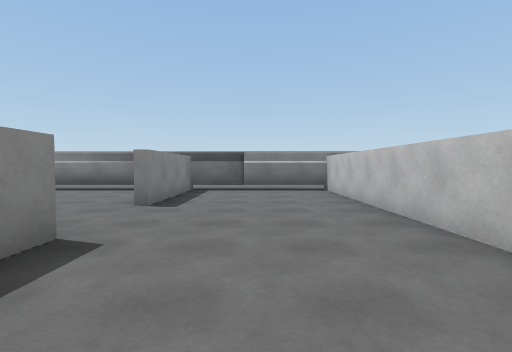
View 1 (above)

24 first-person views from a walk through a 3-D level made in the Unity game engine. The camera is 1.4 m above the floor, tilts 2° down and sees 85° across. The floor is counted in squares, 2 m on a side. Each view is taken from the middle of a square. On the plan, view 1 faces up. The plan holds only what a view shows up to about 9 squares ahead; the rest is blank. The place goes on beyond the plan. The player is left out. Some animated figures are not drawn.

View 2
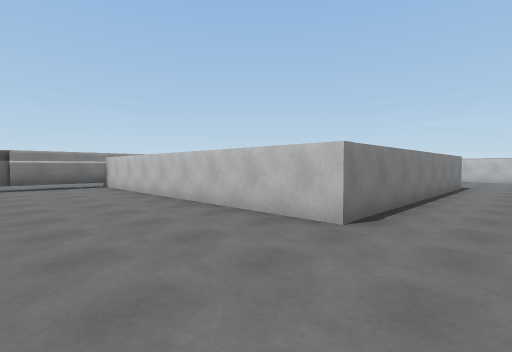

View 3
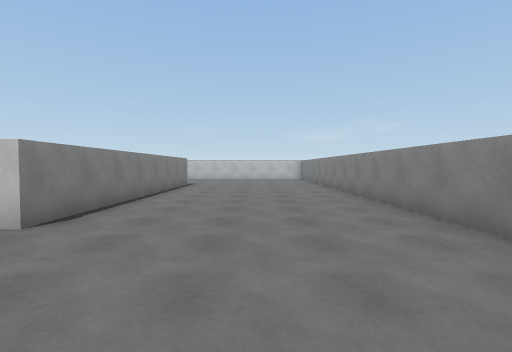

View 4
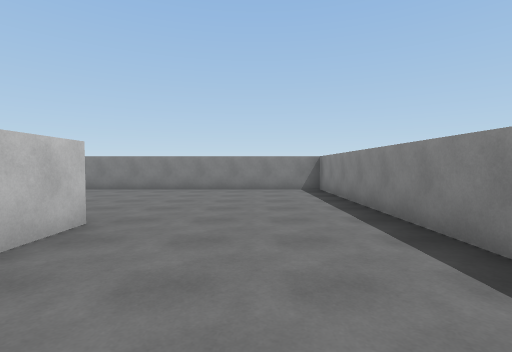

View 5
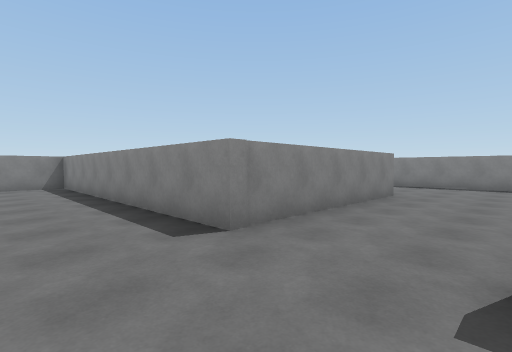

View 6
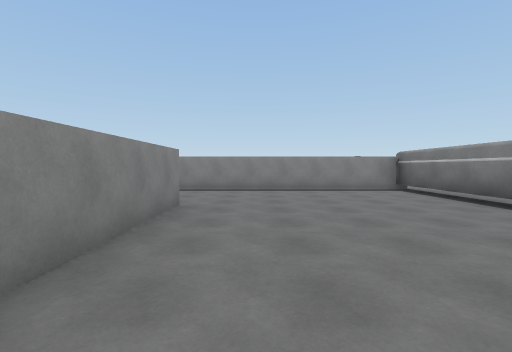

View 7
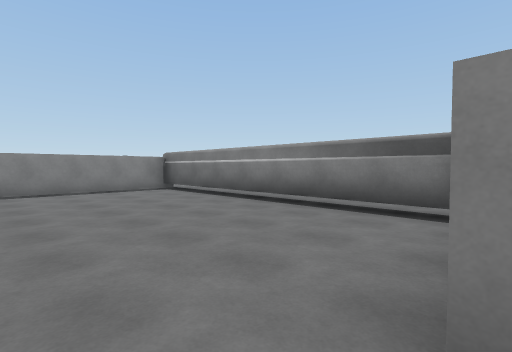

View 8
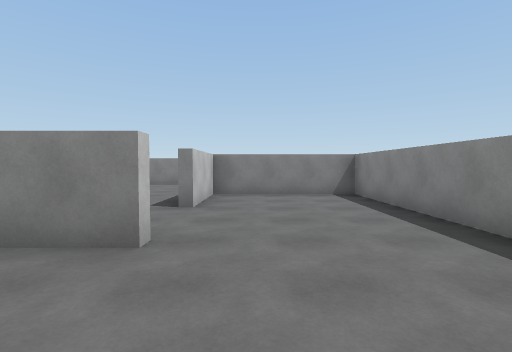

View 9
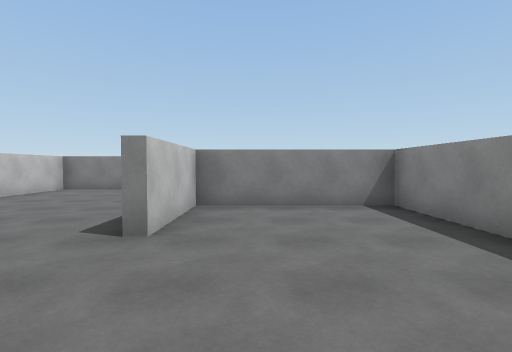

View 10
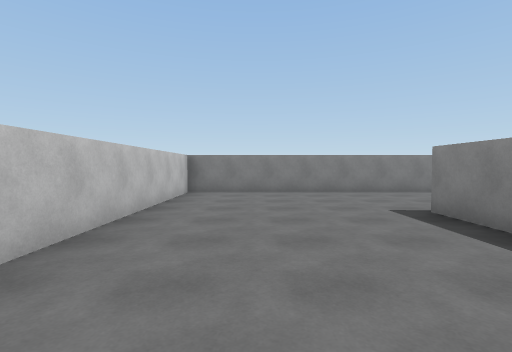

View 11
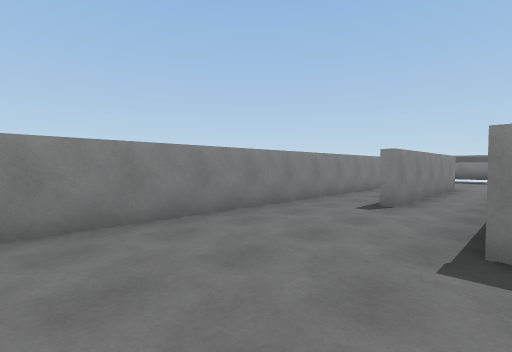

View 12
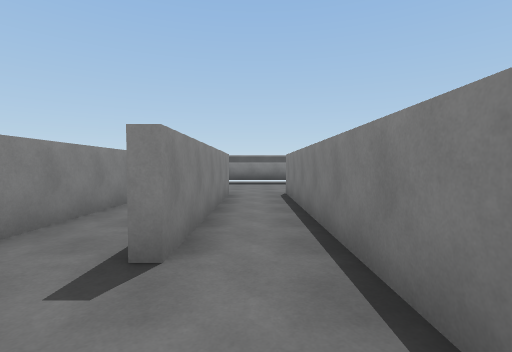

View 13
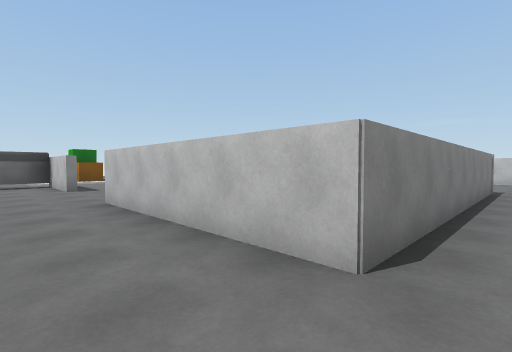

View 14
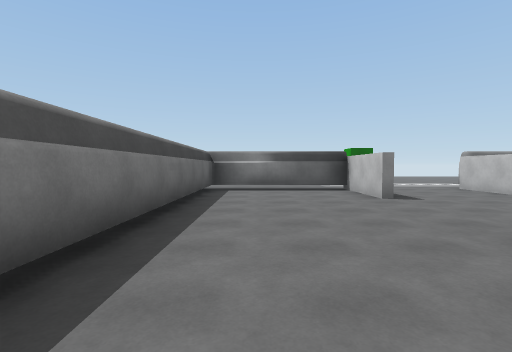

View 15
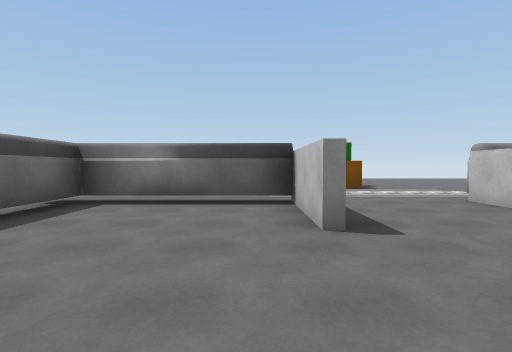

View 16
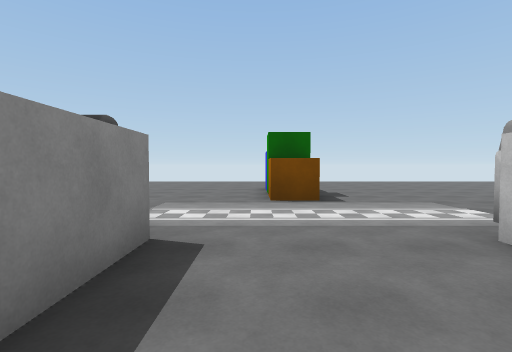

View 17
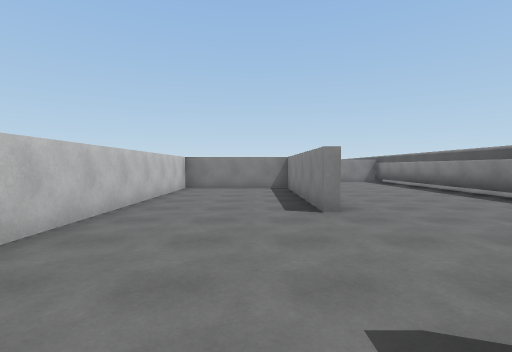

View 18
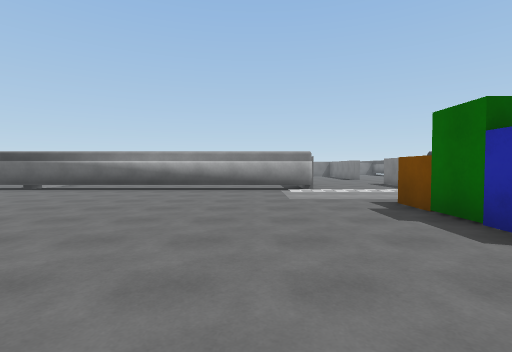

View 19
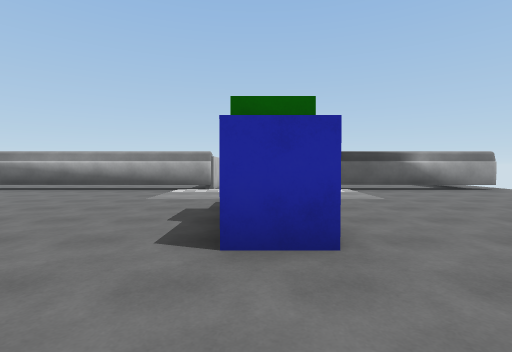

View 20
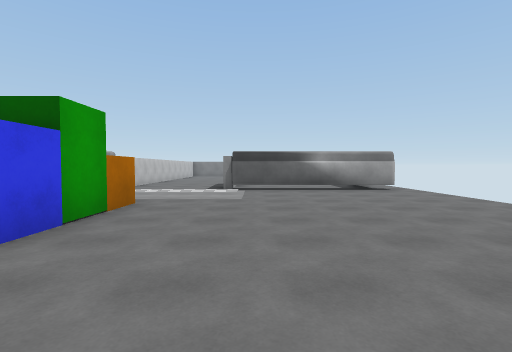

View 21
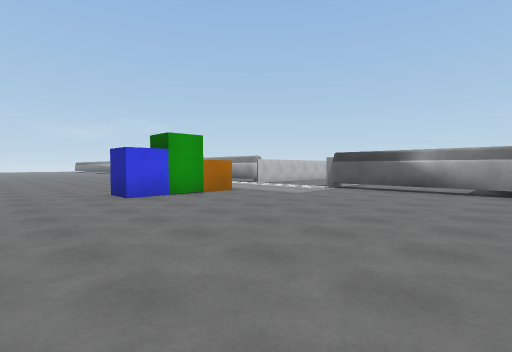

View 22
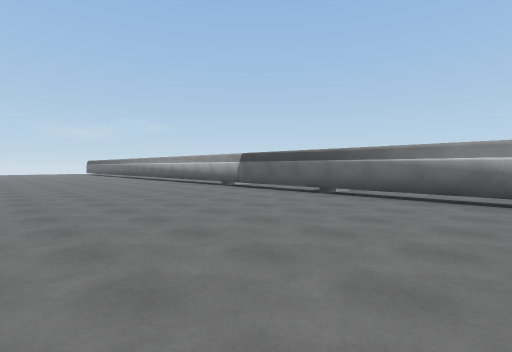

View 23
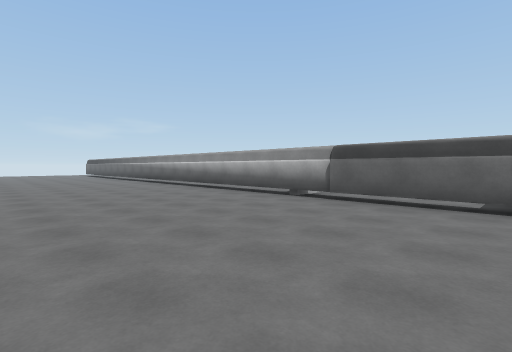

View 24
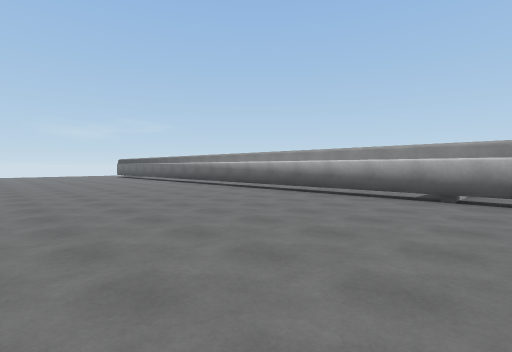

### Floor plan
Key: @ floor where view 1 was taken; # wall or solid block; x gap in a wall; . floor; T thing the floor can be seen under or through; B blue block; O other object.
Columns run from 19 left of view 1 to 6 right of it. Each row starts with its distance up from view 1.
 17 ...........
 16 .............
 15 ..........................
 14 .......B..................
 13 .......O..................
 12 .......O..................
 11 ..........................
 10 ..........................
  9 x#####...############TTTTT
  8 .#...#...#.......#...T....
  7 .#...#...#.......#...#....
  6  #.......#.......#...#
  5  #.......#.......#...#
  4  #.......#...........#
  3  #.......#..######...#
  2  #...#...#...  . #...#
  1  #...#...#.......#...#
  0 .#...#...#..#....#.@.#####
 -1 .#...#...#..#....#........
 -2 .#...########....#........
 -3    ..............#........
 -4     .######......#........
 -5       ####################

Where each view was taken, in squares from view 1:
view 1: 0 up, 0 right, facing up
view 2: 2 down, 1 left, facing up-right
view 3: 3 down, 1 left, facing right
view 4: 3 up, 0 right, facing down
view 5: 5 up, 0 right, facing down-left
view 6: 4 up, 2 left, facing left
view 7: 4 up, 2 left, facing up-left
view 8: 5 up, 8 left, facing down
view 9: 3 up, 8 left, facing down
view 10: 2 up, 4 left, facing down
view 11: 2 down, 4 left, facing down-left
view 12: 3 down, 7 left, facing left
view 13: 3 down, 16 left, facing up-right
view 14: 0 up, 17 left, facing up
view 15: 3 up, 15 left, facing up
view 16: 6 up, 13 left, facing up
view 17: 7 up, 13 left, facing down
view 18: 17 up, 9 left, facing down
view 19: 17 up, 12 left, facing down
view 20: 17 up, 15 left, facing down
view 21: 17 up, 19 left, facing down-right
view 22: 15 up, 6 left, facing down-right
view 23: 14 up, 2 left, facing down-right
view 24: 15 up, 1 right, facing down-right
